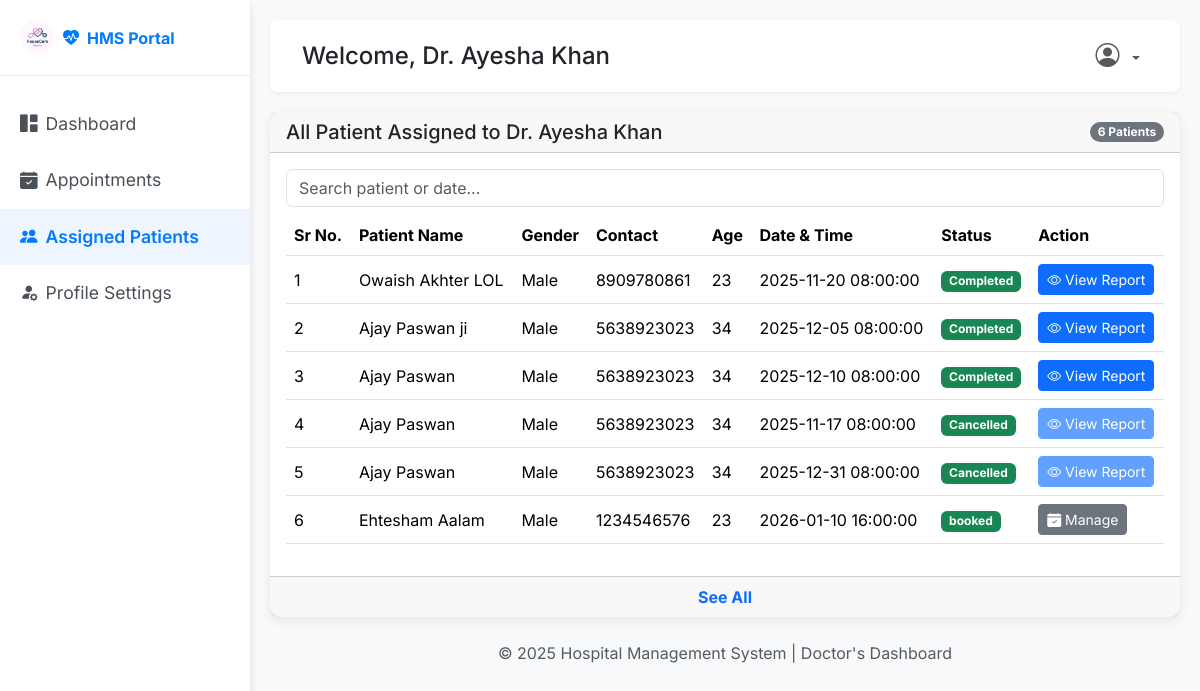
Page /doctor/assigned_patients (signed in) on the committed database.
### back_app/models.py (models this page shows)
class User(db.Model, UserMixin):
    __tablename__ = 'user'
    id = db.Column(db.Integer, primary_key=True)
    full_name = db.Column(db.String(150), nullable=False)
    email = db.Column(db.String(150), unique=True, nullable=False)
    password = db.Column(db.String(150), nullable=False)
    phone_number = db.Column(db.String(15), nullable=False)
    age = db.Column(db.Integer(),  nullable=False)
    gender = db.Column(db.String(10) , nullable=False)
    role = db.Column(db.String(50), nullable=False ,default='Patient')  # 'admin', 'doctor', 'patient'
    profile_picture = db.Column(db.String(250), nullable=True, default='default.png')
    created_at = db.Column(db.DateTime, default=datetime.utcnow)
    doctor = db.relationship('Doctor', backref='user', uselist=False, cascade="all, delete-orphan")
    patient = db.relationship('Patient', backref='user', uselist=False, cascade="all, delete-orphan")

class Appointment(db.Model):
    __tablename__ = 'appointment'
    id = db.Column(db.Integer, primary_key=True)
    patient_id = db.Column(db.Integer, db.ForeignKey('patient.id'), nullable=False)
    doctor_id = db.Column(db.Integer, db.ForeignKey('doctor.id'), nullable=False)
    appointment_datetime = db.Column(db.DateTime, nullable=False)
    status = db.Column(db.String(50), nullable=False, default='Scheduled')  # 'Scheduled', 'Completed', 'Cancelled'
    created_at = db.Column(db.DateTime, default=datetime.utcnow)
    history = db.relationship('PatientHistory', backref='appointment', uselist=False, cascade="all, delete-orphan")

### back_app/routes.py (the view)
@main.route('/doctor/assigned_patients' , methods=['GET'])
@login_required
def assigned_patients():
    if current_user.role.lower() != 'doctor':
        flash('Access denied.', 'danger')
        return redirect(url_for('main.home'))
    doctor = Doctor.query.get(current_user.doctor.id)
    appointments = Appointment.query.filter_by(doctor_id=doctor.id).all()
    patient_count = len(appointments)
    return render_template('doctor/assigned_patient.html', appointments=appointments , patient_count=patient_count)

### app.py (called while the page is built)
def create_app():
    app = Flask(__name__)
    database_url = os.environ.get('DATABASE_URL', 'sqlite:///hospital_management.db')
    if database_url.startswith("postgres://"):
        database_url = database_url.replace("postgres://", "postgresql://", 1)
    app.config['SQLALCHEMY_DATABASE_URI'] = database_url
    app.config['SECRET_KEY'] = os.environ.get('SECRET_KEY', 'your_secret_key')
    app.config['SQLALCHEMY_TRACK_MODIFICATIONS'] = False
    login_manager = LoginManager()
    login_manager.init_app(app)
    login_manager.login_view = 'login'
    @login_manager.user_loader
    def load_user(user_id):
        return User.query.get(int(user_id))
    db.init_app(app)
    with app.app_context():
        from back_app.routes import main
        app.register_blueprint(main)
        db.create_all()
    return app

### templates/doctor/assigned_patient.html (shortened to what this page needs)
<!DOCTYPE html>
<html lang="en">
<head>
    <link href="https://cdn.jsdelivr.net/npm/bootstrap@5.3.3/dist/css/bootstrap.min.css" rel="stylesheet">
    <link href="https://cdn.jsdelivr.net/npm/bootstrap-icons@1.11.1/font/bootstrap-icons.css" rel="stylesheet">
    <link rel="stylesheet" href="../../static/css/style.css">
</head>
<body>
    <div class="wrapper">
        <nav id="sidebar">
            <div class="sidebar-header d-flex align-items-center">
                <a class="navbar-brand fw-bold d-flex align-items-center" href="#">
                    <img src="../../static/img/mad1.png" alt="HMS Logo" style="height: 35px;" class="me-2 rounded-circle">
                    <i class="bi bi-heart-pulse-fill me-2"></i>HMS Portal
                </a>
            </div>
            <ul class="list-unstyled components">
                <li >
                    <a href="{{ url_for('main.doctor_dashboard') }}"><i class="bi bi-grid-1x2-fill me-2"></i>Dashboard</a>
                </li>
                <li >
                    <a href="{{ url_for('main.manage_appointment') }}"><i class="bi bi-calendar-check-fill me-2"></i>Appointments</a>
                </li>
                <li class="active">
                    <a href="{{ url_for('main.assigned_patients') }}"><i class="bi bi-people-fill me-2"></i>Assigned Patients</a>
                </li>
                 <li>
                    <a href="{{ url_for('main.update_profile') }}"><i class="bi bi-person-fill-gear me-2"></i>Profile Settings</a>
                </li>
            </ul>
        </nav>
        <div id="content">
            <nav class="navbar navbar-expand-lg navbar-light top-navbar">
                <div class="container-fluid">
                    <h4 class="mb-0">Welcome, Dr. {{current_user.full_name}}</h4>
                    <div class="d-flex align-items-center ms-auto">
                        <ul class="navbar-nav ms-3">
                            <li class="nav-item dropdown">
                                <a class="nav-link dropdown-toggle" href="#" id="navbarDropdown" role="button" data-bs-toggle="dropdown" aria-expanded="false">
                                    <i class="bi bi-person-circle me-1 fs-4"></i>
                                </a>
                            </li>
                        </ul>
                    </div>
                </div>
            </nav>
            <div class="main-content">
        <div class="card mb-4">
            <div class="card-header d-flex justify-content-between align-items-center">
                <h5 class="card-title mb-0">All Patient Assigned to Dr. {{ current_user.full_name }}</h5>
                <span class="badge bg-secondary rounded-pill">{{patient_count}} Patients</span>
            </div>
            <div class="card-body">
                <div class="table-responsive">
                    <input type="text" id="HMSSearchInput" class="form-control mb-2" placeholder="Search patient or date...">
                    <table class="table table-hover align-middle">
                        <thead>
                            <tr>
                                <th>Sr No.</th>
                                <th>Patient Name</th>
                                <th>Gender</th>
                                <th>Contact</th>
                                <th>Age</th>
                                <th>Date & Time</th>
                                <th>Status</th>
                                <th>Action</th>
                            </tr>
                        </thead>
                        <tbody id="HMSTable">
                        {% for appointment in appointments %}
                            <tr class="{% if loop.index > 10 %}table-row-hidden{% endif %}">
                                <td>{{ loop.index }}</td>
                                <td>{{ appointment.patient.user.full_name }}</td>
                                <td>{{ appointment.patient.user.gender }}</td>
                                <td>{{ appointment.patient.user.phone_number }}</td>
                                <td>{{ appointment.patient.user.age }}</td>
                                <td> {{appointment.appointment_datetime}}</td>
                                <td><span class="badge bg-success">{{appointment.status}}</span></td>
                                {% if appointment.status.lower() == 'completed' %}
                                    <td>
                                        <a href="{{ url_for('main.view_patient_report', appointment_id=appointment.id) }}"
                                        class="btn btn-sm btn-primary">
                                            <i class="bi bi-eye"></i> View Report
                                        </a>
                                    </td>
                                {% elif appointment.status.lower() == 'cancelled' %}
                                    <td >
                                        <button class="btn btn-sm btn-primary" disabled>
                                            <i class="bi bi-eye"></i> View Report
                                        </button>
                                    </td>
                                {% else %}
                                    <td>
                                        <a href="{{ url_for('main.manage_appointment') }}"
                                        class="btn btn-sm btn-secondary">
                                            <i class="bi bi-calendar-check-fill"></i> Manage
                                        </a>
                                    </td>
                                {% endif %}
                            </tr>
                        {% endfor %}
                        </tbody>
                    </table>
                </div>
            </div>
            <div class="card-footer text-center">
                <a href="#" class="text-primary fw-bold text-decoration-none see-more-btn" data-target="HMSTable">See All</a>
            </div>
        </div>
    </div>
    <div class="footer mt-4 text-center text-muted">
        © 2025 Hospital Management System | Doctor's Dashboard
    </div>
</div>
</div>
</body>
</html>

### static/css/style.css (style rules this page uses)
body { font-family: 'Inter', sans-serif; background-color: #f8f9fa; }
.wrapper { display: flex; width: 100%; min-height: 100vh; }
#sidebar { width: 250px; position: fixed; top: 0; left: 0; height: 100vh; z-index: 999; background: #ffffff; color: #fff; transition: all 0.3s; box-shadow: 0 4px 8px rgba(0,0,0,0.1); }
#sidebar .sidebar-header { padding: 20px; background: #ffffff; border-bottom: 1px solid #e9ecef; }
#sidebar .sidebar-header a { font-weight: 700; color: #007bff !important; text-decoration: none; }
#sidebar ul.components { padding: 20px 0; }
#sidebar ul li a { padding: 15px 20px; font-size: 1.1em; display: block; color: #495057; text-decoration: none; transition: all 0.3s; }
#sidebar ul li.active>a, a[aria-expanded="true"] { color: #007bff; background: #eef5ff; font-weight: 600; }
#content { width: calc(100% - 250px); padding: 20px; min-height: 100vh; transition: all 0.3s; position: absolute; top: 0; right: 0; }
.top-navbar { background: #fff; border-radius: 8px; box-shadow: 0 2px 4px rgba(0,0,0,0.05); padding: 10px 20px; margin-bottom: 20px; }

### templates/doctor/assigned_patient.html (style rules this page uses)
body { font-family: 'Inter', sans-serif; background-color: #f8f9fa; }
.card { border: none; border-radius: 12px; box-shadow: 0 4px 12px rgba(0,0,0,0.08); }

### rows in the picture
User: full_name "Ayesha Khan"
Appointment: patient.user.full_name "Owaish Akhter LOL", patient.user.gender "Male", patient.user.phone_number "8909780861", patient.user.age "23", appointment_datetime "2025-11-20 08:00:00", status "Completed"
Appointment: patient.user.full_name "Ajay Paswan ji", patient.user.gender "Male", patient.user.phone_number "5638923023", patient.user.age "34", appointment_datetime "2025-12-05 08:00:00", status "Completed"
Appointment: patient.user.full_name "Ajay Paswan", patient.user.gender "Male", patient.user.phone_number "5638923023", patient.user.age "34", appointment_datetime "2025-12-10 08:00:00", status "Completed"
Appointment: patient.user.full_name "Ajay Paswan", patient.user.gender "Male", patient.user.phone_number "5638923023", patient.user.age "34", appointment_datetime "2025-11-17 08:00:00", status "Cancelled", shows "View Report"
Appointment: patient.user.full_name "Ajay Paswan", patient.user.gender "Male", patient.user.phone_number "5638923023", patient.user.age "34", appointment_datetime "2025-12-31 08:00:00", status "Cancelled", shows "View Report"
Appointment: patient.user.full_name "Ehtesham Aalam", patient.user.gender "Male", patient.user.phone_number "1234546576", patient.user.age "23", appointment_datetime "2026-01-10 16:00:00", status "booked"

### other values in the picture
{{ patient_count }} "6"
